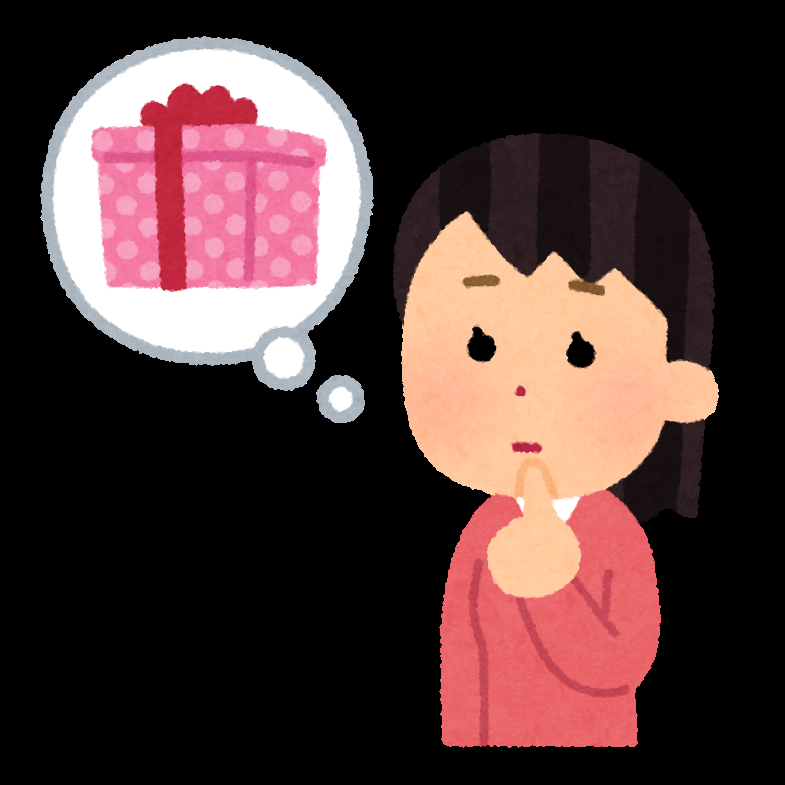
#> input picture test.png, 785 x 785 px
$ python test.py
#> lines starting #> are read from the running program, lines starting #| are printed output that depends on the picture; after the words box and inside, x2 and y2 are one past the last pixel; in counts of white or black regions, pixels touching at a corner belong together
import cv2
import sys

image_file = "./test.png"

cascade_file = "opencv/data/haarcascades/haarcascade_frontalface_alt.xml"

image = cv2.imread(image_file)
#> image is the input picture: shape (785, 785, 3); mean B, G, R 54.8, 56.1, 79.6

image_gs = cv2.cvtColor(image, cv2.COLOR_BGR2GRAY)
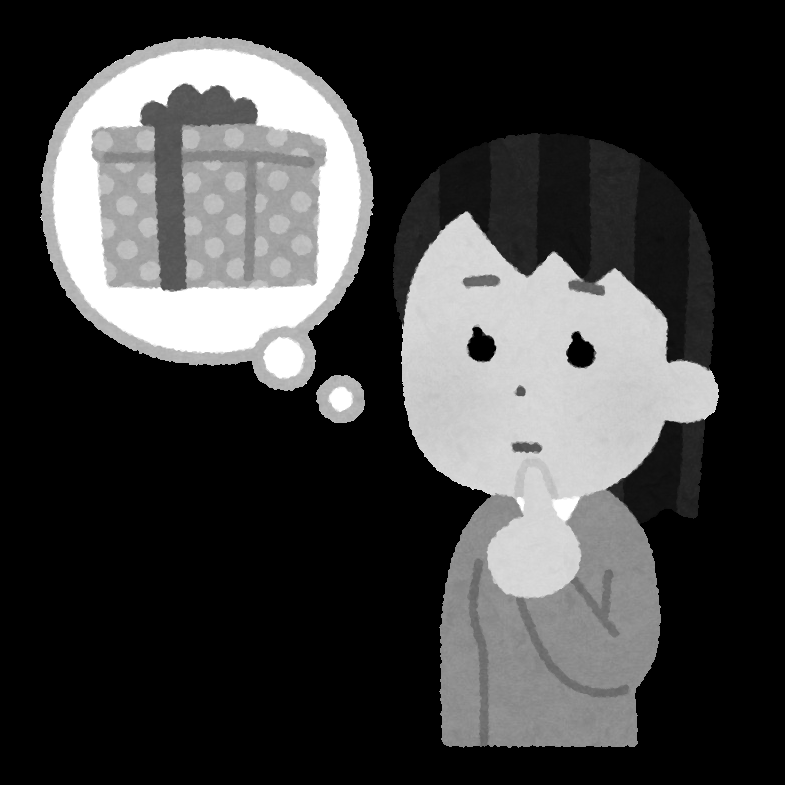
#> image_gs: shape (785, 785); min 0, max 255, mean 63

cascade = cv2.CascadeClassifier(cascade_file)

face_list = cascade.detectMultiScale(
	image_gs,
	scaleFactor = 1.1,
	minNeighbors = 1,
	minSize = (150, 150)
)
#> face_list = [[361, 352, 386, 386]]

if(len(face_list) > 0):
	print(face_list)
#| [[361 352 386 386]]
	color = (0, 0, 255)
	for face in face_list:
		x, y, w, h = face
		cv2.rectangle(image, (x,y), (x+w, y+h), color, thickness=8)
#> this loop made 1 pass
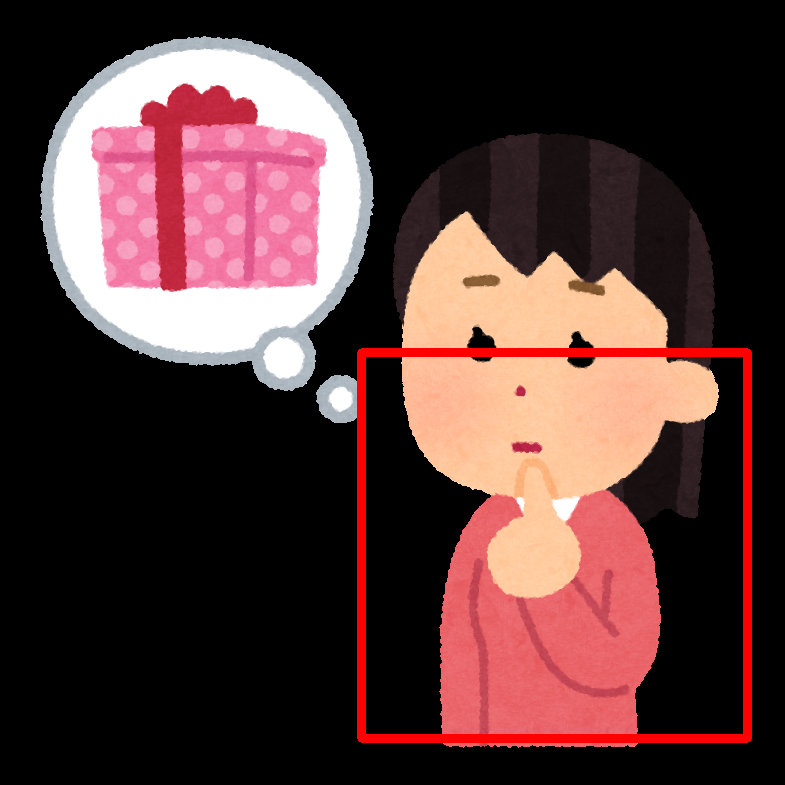
#> image: shape (785, 785, 3); 2.25% of pixels changed, all inside (x1, y1, x2, y2) = (357, 348, 752, 743)
	cv2.imwrite("facedetect-output.png", image)
else:
	print("no face")
